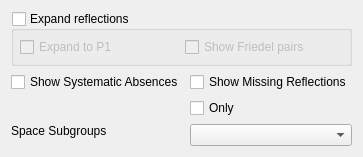
                    <widget class="QWidget" name="tab">
                     <attribute name="title">
                      <string>Expansion</string>
                     </attribute>
                     <layout class="QGridLayout" name="gridLayout_28">
                      <item row="2" column="1" colspan="2" alignment="Qt::AlignTop">
                       <widget class="QComboBox" name="SpaceGroupComboBox">
                        <property name="sizePolicy">
                         <sizepolicy hsizetype="Preferred" vsizetype="Fixed">
                          <horstretch>0</horstretch>
                          <verstretch>2</verstretch>
                         </sizepolicy>
                        </property>
                        <property name="toolTip">
                         <string>&lt;html&gt;&lt;head/&gt;&lt;body&gt;&lt;p&gt;Expand the original dataset to a lower symmetry. This dataset can be saved from the menu to a new file.&lt;/p&gt;&lt;/body&gt;&lt;/html&gt;</string>
                        </property>
                       </widget>
                      </item>
                      <item row="1" column="0" alignment="Qt::AlignTop">
                       <widget class="QCheckBox" name="sysabsentcheckbox">
                        <property name="text">
                         <string>Show Systematic Absences</string>
                        </property>
                       </widget>
                      </item>
                      <item row="2" column="0" alignment="Qt::AlignTop">
                       <widget class="QLabel" name="SpacegroupLabel">
                        <property name="sizePolicy">
                         <sizepolicy hsizetype="Preferred" vsizetype="Fixed">
                          <horstretch>0</horstretch>
                          <verstretch>2</verstretch>
                         </sizepolicy>
                        </property>
                        <property name="text">
                         <string>Space Subgroups</string>
                        </property>
                       </widget>
                      </item>
                      <item row="0" column="0" colspan="3" alignment="Qt::AlignTop">
                       <widget class="QGroupBox" name="ExpandReflsGroupBox">
                        <property name="sizePolicy">
                         <sizepolicy hsizetype="Preferred" vsizetype="Fixed">
                          <horstretch>0</horstretch>
                          <verstretch>0</verstretch>
                         </sizepolicy>
                        </property>
                        <property name="title">
                         <string>Expand reflections</string>
                        </property>
                        <property name="checkable">
                         <bool>true</bool>
                        </property>
                        <property name="checked">
                         <bool>false</bool>
                        </property>
                        <layout class="QGridLayout" name="gridLayout_3">
                         <property name="leftMargin">
                          <number>6</number>
                         </property>
                         <property name="topMargin">
                          <number>6</number>
                         </property>
                         <property name="rightMargin">
                          <number>6</number>
                         </property>
                         <property name="bottomMargin">
                          <number>6</number>
                         </property>
                         <item row="0" column="0">
                          <widget class="QCheckBox" name="expandP1checkbox">
                           <property name="toolTip">
                            <string>&lt;html&gt;&lt;head/&gt;&lt;body&gt;&lt;p&gt;Expand reflections from their asymmetric wedge by replicating reflections from succesive rotations operations defined by the spacegroup. If the set of reflections is not symmetry unique some (h,k,l) indices may display more than one reflection.&lt;/p&gt;&lt;/body&gt;&lt;/html&gt;</string>
                           </property>
                           <property name="text">
                            <string>Expand to P1</string>
                           </property>
                          </widget>
                         </item>
                         <item row="0" column="1">
                          <widget class="QCheckBox" name="expandAnomalouscheckbox">
                           <property name="toolTip">
                            <string>&lt;html&gt;&lt;head/&gt;&lt;body&gt;&lt;p&gt;Expand reflections to include -h,-k,-l&lt;/p&gt;&lt;/body&gt;&lt;/html&gt;</string>
                           </property>
                           <property name="text">
                            <string>Show Friedel pairs</string>
                           </property>
                          </widget>
                         </item>
                        </layout>
                       </widget>
                      </item>
                      <item row="1" column="1" colspan="2" alignment="Qt::AlignTop">
                       <widget class="QWidget" name="widget_3" native="true">
                        <property name="sizePolicy">
                         <sizepolicy hsizetype="Preferred" vsizetype="Fixed">
                          <horstretch>0</horstretch>
                          <verstretch>0</verstretch>
                         </sizepolicy>
                        </property>
                        <layout class="QGridLayout" name="gridLayout_20">
                         <property name="leftMargin">
                          <number>0</number>
                         </property>
                         <property name="topMargin">
                          <number>0</number>
                         </property>
                         <property name="rightMargin">
                          <number>0</number>
                         </property>
                         <property name="bottomMargin">
                          <number>0</number>
                         </property>
                         <item row="0" column="0" rowspan="2" colspan="2">
                          <widget class="QCheckBox" name="missingcheckbox">
                           <property name="toolTip">
                            <string>&lt;html&gt;&lt;head/&gt;&lt;body&gt;&lt;p&gt;Show those reflections not recorded, assuming the set of reflections forms a sphere.&lt;/p&gt;&lt;/body&gt;&lt;/html&gt;</string>
                           </property>
                           <property name="text">
                            <string>Show Missing Reflections</string>
                           </property>
                          </widget>
                         </item>
                         <item row="2" column="0">
                          <widget class="QCheckBox" name="onlymissingcheckbox">
                           <property name="text">
                            <string>Only</string>
                           </property>
                          </widget>
                         </item>
                        </layout>
                       </widget>
                      </item>
                     </layout>
                    </widget>
